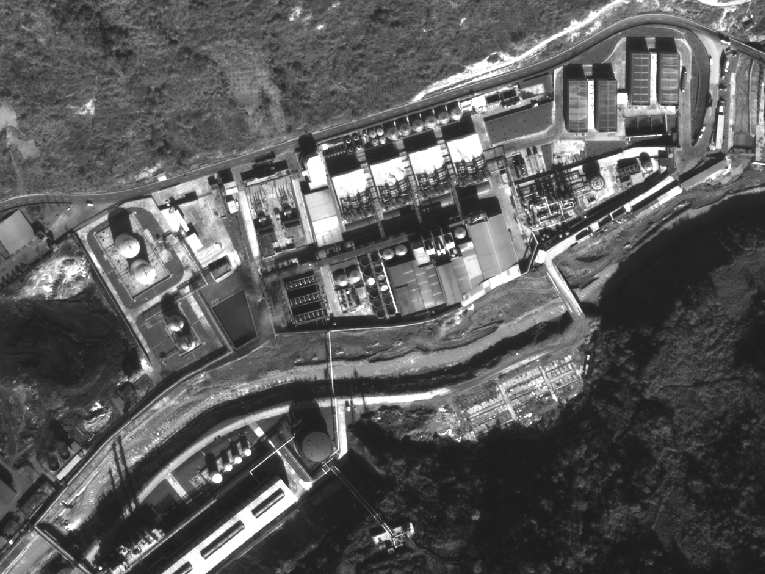
%> input picture 图像处理GUI/test.bmp, 765 x 574 px
$ octave --eval "guidinghua('图像处理GUI/test.bmp');"   (GNU Octave 9; MATLAB toolbox functions it lacks are replaced by stand-ins)
%> lines starting %> are read from the running program, lines starting %| are printed output that depends on the picture
function guidinghua(picpath)
%> called with picpath = '图像处理GUI/test.bmp'
    %直方图规定化
    I = imread(picpath);
%> I is the input picture: size 574x765 uint8; min 26, max 255, mean 91.2
    [height,width] = size(I);
%> height = 574; width = 765
    figure
    subplot(221)
    imshow(I)
    subplot(222)
    imhist(I)

    NumPixel = zeros(1,256);
    for i = 1:height
        for j = 1: width
            NumPixel(I(i,j) + 1) = NumPixel(I(i,j) + 1) + 1;
        end
    end
%> after the loop, NumPixel = 256 values, max 11316 at index 33, min 0 at index 1, mean 1715.3
    ProbPixel = zeros(1,256);
    for i = 1:256
        ProbPixel(i) = NumPixel(i) / (height * width * 1.0);
    end
%> after the loop, ProbPixel = 256 values, max 0.0258 at index 33, min 0 at index 1, mean 0.00391
    %计算累计直方图
    CumuPixel = zeros(1,256);
    for i = 1:256
        if i == 1
            CumuPixel(i) = ProbPixel(i);
        else
            CumuPixel(i) = CumuPixel(i - 1) + ProbPixel(i);
        end
    end
%> after the loop, CumuPixel = 256 values from 0 to 1

    %下面规定映射
    for i = 1:256
        if i <200
           CumuPixel(i) = uint8(11*255/40 * CumuPixel(i));
        else
           CumuPixel(i) = uint8(40*255/11 * CumuPixel(i) - 8000/11);
        end
    end
%> after the loop, CumuPixel = 256 values from 0 to 200
    %CumuPixel = uint8(255 * CumuPixel);
    for i = 1:height
        for j = 1: width
            I(i,j) = CumuPixel(I(i,j)+1);
        end
    end
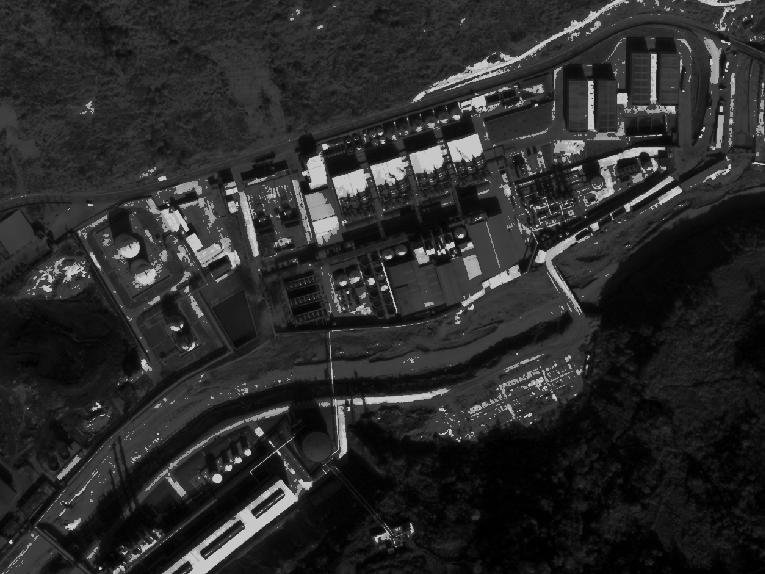
%> I: size 574x765 uint8; min 0, max 200, mean 42.3
%> `guidinghua('图像处理GUI/test.bmp');`:
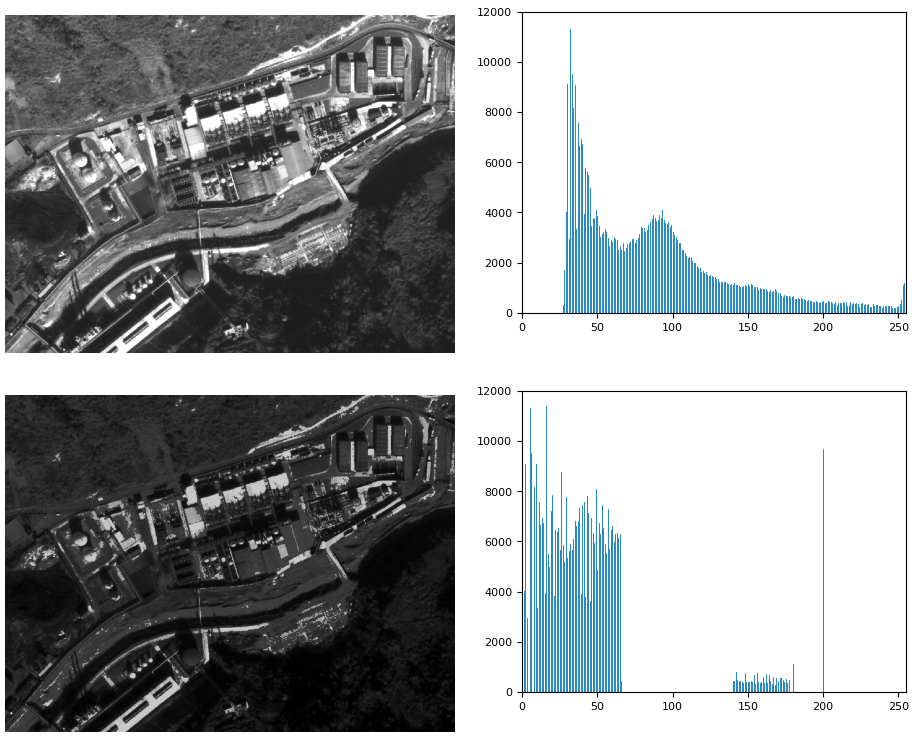
%> figure redrawn from the program's plot data, 4 panels

    subplot(223)
    imshow(I)
    subplot(224)
    imhist(I)
end
